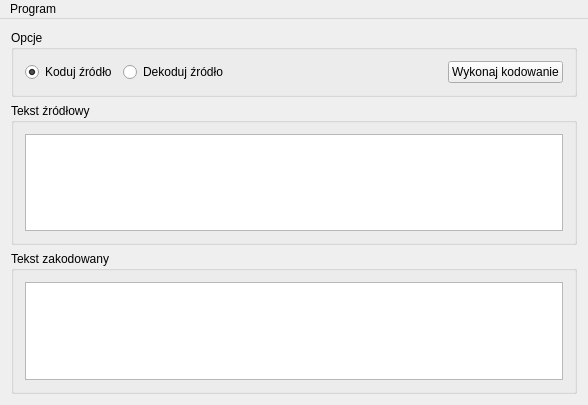
<?xml version="1.0" encoding="UTF-8"?>
<ui version="4.0">
 <class>MainWindow</class>
 <widget class="QMainWindow" name="MainWindow">
  <property name="geometry">
   <rect>
    <x>0</x>
    <y>0</y>
    <width>588</width>
    <height>405</height>
   </rect>
  </property>
  <property name="windowTitle">
   <string>Dekoder/koder alfabetu Morse'a</string>
  </property>
  <widget class="QWidget" name="centralWidget">
   <layout class="QVBoxLayout" name="verticalLayout_2">
    <item>
     <widget class="QGroupBox" name="optionBox">
      <property name="title">
       <string>Opcje</string>
      </property>
      <layout class="QHBoxLayout" name="horizontalLayout_3">
       <item>
        <widget class="QRadioButton" name="optionEncode">
         <property name="text">
          <string>Koduj źródło</string>
         </property>
         <property name="checked">
          <bool>true</bool>
         </property>
         <property name="autoRepeat">
          <bool>false</bool>
         </property>
         <property name="autoRepeatDelay">
          <number>302</number>
         </property>
        </widget>
       </item>
       <item>
        <widget class="QRadioButton" name="optionDecode">
         <property name="text">
          <string>Dekoduj źródło</string>
         </property>
         <property name="checked">
          <bool>false</bool>
         </property>
        </widget>
       </item>
       <item>
        <spacer name="horizontalSpacer">
         <property name="orientation">
          <enum>Qt::Horizontal</enum>
         </property>
         <property name="sizeHint" stdset="0">
          <size>
           <width>40</width>
           <height>20</height>
          </size>
         </property>
        </spacer>
       </item>
       <item>
        <widget class="QPushButton" name="optionExec">
         <property name="text">
          <string>Wykonaj kodowanie</string>
         </property>
        </widget>
       </item>
      </layout>
     </widget>
    </item>
    <item>
     <spacer name="verticalSpacer_2">
      <property name="orientation">
       <enum>Qt::Vertical</enum>
      </property>
      <property name="sizeHint" stdset="0">
       <size>
        <width>20</width>
        <height>40</height>
       </size>
      </property>
     </spacer>
    </item>
    <item>
     <widget class="QGroupBox" name="inputBox">
      <property name="sizePolicy">
       <sizepolicy hsizetype="Preferred" vsizetype="Preferred">
        <horstretch>0</horstretch>
        <verstretch>0</verstretch>
       </sizepolicy>
      </property>
      <property name="title">
       <string>Tekst źródłowy</string>
      </property>
      <layout class="QHBoxLayout" name="horizontalLayout">
       <item>
        <widget class="QTextEdit" name="InputArea">
         <property name="sizePolicy">
          <sizepolicy hsizetype="Preferred" vsizetype="Preferred">
           <horstretch>0</horstretch>
           <verstretch>0</verstretch>
          </sizepolicy>
         </property>
         <property name="html">
          <string>&lt;!DOCTYPE HTML PUBLIC &quot;-//W3C//DTD HTML 4.0//EN&quot; &quot;http://www.w3.org/TR/REC-html40/strict.dtd&quot;&gt;
&lt;html&gt;&lt;head&gt;&lt;meta name=&quot;qrichtext&quot; content=&quot;1&quot; /&gt;&lt;style type=&quot;text/css&quot;&gt;
p, li { white-space: pre-wrap; }
&lt;/style&gt;&lt;/head&gt;&lt;body style=&quot; font-family:'Sans Serif'; font-size:9pt; font-weight:400; font-style:normal;&quot;&gt;
&lt;p style=&quot;-qt-paragraph-type:empty; margin-top:0px; margin-bottom:0px; margin-left:0px; margin-right:0px; -qt-block-indent:0; text-indent:0px;&quot;&gt;&lt;br /&gt;&lt;/p&gt;&lt;/body&gt;&lt;/html&gt;</string>
         </property>
        </widget>
       </item>
      </layout>
     </widget>
    </item>
    <item>
     <spacer name="verticalSpacer">
      <property name="orientation">
       <enum>Qt::Vertical</enum>
      </property>
      <property name="sizeHint" stdset="0">
       <size>
        <width>20</width>
        <height>40</height>
       </size>
      </property>
     </spacer>
    </item>
    <item>
     <widget class="QGroupBox" name="outputBox">
      <property name="title">
       <string>Tekst zakodowany</string>
      </property>
      <layout class="QHBoxLayout" name="horizontalLayout_2">
       <item>
        <widget class="QTextEdit" name="OutputArea">
         <property name="sizePolicy">
          <sizepolicy hsizetype="Preferred" vsizetype="Preferred">
           <horstretch>0</horstretch>
           <verstretch>0</verstretch>
          </sizepolicy>
         </property>
         <property name="frameShape">
          <enum>QFrame::StyledPanel</enum>
         </property>
         <property name="frameShadow">
          <enum>QFrame::Sunken</enum>
         </property>
         <property name="lineWidth">
          <number>-3</number>
         </property>
         <property name="midLineWidth">
          <number>0</number>
         </property>
         <property name="verticalScrollBarPolicy">
          <enum>Qt::ScrollBarAsNeeded</enum>
         </property>
         <property name="readOnly">
          <bool>true</bool>
         </property>
         <property name="textInteractionFlags">
          <set>Qt::LinksAccessibleByKeyboard|Qt::LinksAccessibleByMouse|Qt::TextBrowserInteraction|Qt::TextSelectableByKeyboard|Qt::TextSelectableByMouse</set>
         </property>
        </widget>
       </item>
      </layout>
     </widget>
    </item>
   </layout>
  </widget>
  <widget class="QMenuBar" name="menuBar">
   <property name="geometry">
    <rect>
     <x>0</x>
     <y>0</y>
     <width>588</width>
     <height>22</height>
    </rect>
   </property>
   <widget class="QMenu" name="menuProgram">
    <property name="title">
     <string>Program</string>
    </property>
    <addaction name="separator"/>
    <addaction name="actionWczytaj_plik"/>
    <addaction name="actionZapisz"/>
    <addaction name="separator"/>
    <addaction name="actionWyj_cie"/>
   </widget>
   <addaction name="menuProgram"/>
  </widget>
  <action name="actionExec">
   <property name="text">
    <string>Dekoduj</string>
   </property>
  </action>
  <action name="actionWczytaj_plik">
   <property name="text">
    <string>Wczytaj ...</string>
   </property>
  </action>
  <action name="actionZapisz">
   <property name="text">
    <string>Zapisz ...</string>
   </property>
  </action>
  <action name="actionWyj_cie">
   <property name="text">
    <string>Wyjście</string>
   </property>
  </action>
 </widget>
 <layoutdefault spacing="6" margin="11"/>
 <resources/>
 <connections>
  <connection>
   <sender>optionExec</sender>
   <signal>clicked()</signal>
   <receiver>MainWindow</receiver>
   <slot>onOptionExecClicked()</slot>
   <hints>
    <hint type="sourcelabel">
     <x>506</x>
     <y>75</y>
    </hint>
    <hint type="destinationlabel">
     <x>293</x>
     <y>202</y>
    </hint>
   </hints>
  </connection>
  <connection>
   <sender>actionWyj_cie</sender>
   <signal>triggered()</signal>
   <receiver>MainWindow</receiver>
   <slot>close()</slot>
   <hints>
    <hint type="sourcelabel">
     <x>-1</x>
     <y>-1</y>
    </hint>
    <hint type="destinationlabel">
     <x>293</x>
     <y>202</y>
    </hint>
   </hints>
  </connection>
  <connection>
   <sender>actionWczytaj_plik</sender>
   <signal>triggered()</signal>
   <receiver>MainWindow</receiver>
   <slot>onLoadFile()</slot>
   <hints>
    <hint type="sourcelabel">
     <x>-1</x>
     <y>-1</y>
    </hint>
    <hint type="destinationlabel">
     <x>293</x>
     <y>202</y>
    </hint>
   </hints>
  </connection>
  <connection>
   <sender>actionZapisz</sender>
   <signal>triggered()</signal>
   <receiver>MainWindow</receiver>
   <slot>onSaveFile()</slot>
   <hints>
    <hint type="sourcelabel">
     <x>-1</x>
     <y>-1</y>
    </hint>
    <hint type="destinationlabel">
     <x>293</x>
     <y>202</y>
    </hint>
   </hints>
  </connection>
 </connections>
 <slots>
  <slot>onOptionExecClicked()</slot>
  <slot>onSaveFile()</slot>
  <slot>onLoadFile()</slot>
 </slots>
</ui>
